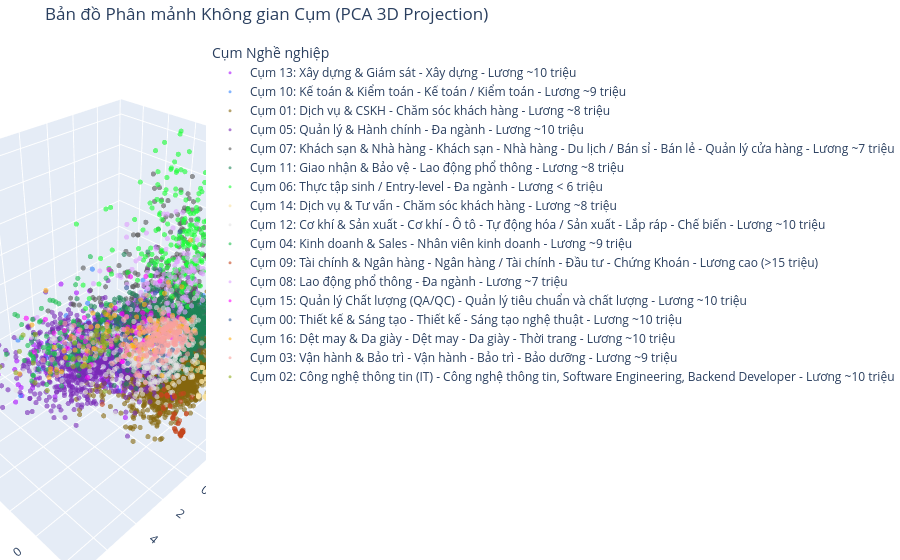

The code cell stored with this chart in its notebook:
### Markdown cell above
## 4. Trực quan hóa ranh giới hình học bằng PCA (2D Projection)

### Code cell
from sklearn.decomposition import PCA
import plotly.express as px

print("Loading 169D features...")
train_data = np.load("../results/features_train.npz")
X_train = train_data["features_169d"]
labels = df_train['cluster_id'].values
labels_text = df_train['cluster_label'].values

# Lấy mẫu 10,000 điểm để chạy PCA nhanh và biểu đồ không bị rối
np.random.seed(42)
sample_idx = np.random.choice(len(X_train), 10000, replace=False)
X_sample = X_train[sample_idx]
labels_sample = labels_text[sample_idx]  # Hiển thị tên cụm thay vì số ID

print("Running PCA projection to 3D...")
pca = PCA(n_components=3, random_state=42)
X_pca = pca.fit_transform(X_sample)

pca_df = pd.DataFrame({
    'PC1': X_pca[:, 0],
    'PC2': X_pca[:, 1],
    'PC3': X_pca[:, 2],
    'Cụm Nghề nghiệp': labels_sample
})

fig = px.scatter_3d(pca_df, x='PC1', y='PC2', z='PC3',
              color='Cụm Nghề nghiệp',
              opacity=0.6,
              title='Bản đồ Phân mảnh Không gian Cụm (PCA 3D Projection)',
              color_discrete_sequence=px.colors.qualitative.Alphabet)

fig.update_traces(marker=dict(size=3))
fig.update_layout(margin=dict(l=0, r=0, b=0, t=40))
fig.write_html('../plots/05_pca_clusters_3d.html')
fig.show()
print("Visualization phase complete! 3D plot saved as HTML.")

### Figure 1 — Plotly figure (JSON) as saved in the notebook; plotly's stock layout.template omitted (floating-point values rounded to 4 significant figures; data arrays with more than 128 entries replaced by an {"elided": "..."} marker saying what was removed)
{"data": [{"hovertemplate": "Cụm Nghề nghiệp=Cụm 13: Xây dựng & Giám sát - Xây dựng - Lương ~10 triệu<br>PC1=%{x}<br>PC2=%{y}<br>PC3=%{z}<extra></extra>", "legendgroup": "Cụm 13: Xây dựng & Giám sát - Xây dựng - Lương ~10 triệu", "marker": {"color": "#AA0DFE", "opacity": 0.6, "size": 3, "symbol": "circle"}, "mode": "markers", "name": "Cụm 13: Xây dựng & Giám sát - Xây dựng - Lương ~10 triệu", "scene": "scene", "showlegend": true, "type": "scatter3d", "x": {"elided": "657 float values"}, "y": {"elided": "657 float values"}, "z": {"elided": "657 float values"}}, {"hovertemplate": "Cụm Nghề nghiệp=Cụm 10: Kế toán & Kiểm toán - Kế toán / Kiểm toán - Lương ~9 triệu<br>PC1=%{x}<br>PC2=%{y}<br>PC3=%{z}<extra></extra>", "legendgroup": "Cụm 10: Kế toán & Kiểm toán - Kế toán / Kiểm toán - Lương ~9 triệu", "marker": {"color": "#3283FE", "opacity": 0.6, "size": 3, "symbol": "circle"}, "mode": "markers", "name": "Cụm 10: Kế toán & Kiểm toán - Kế toán / Kiểm toán - Lương ~9 triệu", "scene": "scene", "showlegend": true, "type": "scatter3d", "x": {"elided": "1100 float values"}, "y": {"elided": "1100 float values"}, "z": {"elided": "1100 float values"}}, {"hovertemplate": "Cụm Nghề nghiệp=Cụm 01: Dịch vụ & CSKH - Chăm sóc khách hàng - Lương ~8 triệu<br>PC1=%{x}<br>PC2=%{y}<br>PC3=%{z}<extra></extra>", "legendgroup": "Cụm 01: Dịch vụ & CSKH - Chăm sóc khách hàng - Lương ~8 triệu", "marker": {"color": "#85660D", "opacity": 0.6, "size": 3, "symbol": "circle"}, "mode": "markers", "name": "Cụm 01: Dịch vụ & CSKH - Chăm sóc khách hàng - Lương ~8 triệu", "scene": "scene", "showlegend": true, "type": "scatter3d", "x": {"elided": "2206 float values"}, "y": {"elided": "2206 float values"}, "z": {"elided": "2206 float values"}}, {"hovertemplate": "Cụm Nghề nghiệp=Cụm 05: Quản lý & Hành chính - Đa ngành - Lương ~10 triệu<br>PC1=%{x}<br>PC2=%{y}<br>PC3=%{z}<extra></extra>", "legendgroup": "Cụm 05: Quản lý & Hành chính - Đa ngành - Lương ~10 triệu", "marker": {"color": "#782AB6", "opacity": 0.6, "size": 3, "symbol": "circle"}, "mode": "markers", "name": "Cụm 05: Quản lý & Hành chính - Đa ngành - Lương ~10 triệu", "scene": "scene", "showlegend": true, "type": "scatter3d", "x": {"elided": "2619 float values"}, "y": {"elided": "2619 float values"}, "z": {"elided": "2619 float values"}}, {"hovertemplate": "Cụm Nghề nghiệp=Cụm 07: Khách sạn & Nhà hàng - Khách sạn - Nhà hàng - Du lịch / Bán sỉ - Bán lẻ - Quản lý cửa hàng - Lương ~7 triệu<br>PC1=%{x}<br>PC2=%{y}<br>PC3=%{z}<extra></extra>", "legendgroup": "Cụm 07: Khách sạn & Nhà hàng - Khách sạn - Nhà hàng - Du lịch / Bán sỉ - Bán lẻ - Quản lý cửa hàng - Lương ~7 triệu", "marker": {"color": "#565656", "opacity": 0.6, "size": 3, "symbol": "circle"}, "mode": "markers", "name": "Cụm 07: Khách sạn & Nhà hàng - Khách sạn - Nhà hàng - Du lịch / Bán sỉ - Bán lẻ - Quản lý cửa hàng - Lương ~7 triệu", "scene": "scene", "showlegend": true, "type": "scatter3d", "x": {"elided": "526 float values"}, "y": {"elided": "526 float values"}, "z": {"elided": "526 float values"}}, {"hovertemplate": "Cụm Nghề nghiệp=Cụm 11: Giao nhận & Bảo vệ - Lao động phổ thông - Lương ~8 triệu<br>PC1=%{x}<br>PC2=%{y}<br>PC3=%{z}<extra></extra>", "legendgroup": "Cụm 11: Giao nhận & Bảo vệ - Lao động phổ thông - Lương ~8 triệu", "marker": {"color": "#1C8356", "opacity": 0.6, "size": 3, "symbol": "circle"}, "mode": "markers", "name": "Cụm 11: Giao nhận & Bảo vệ - Lao động phổ thông - Lương ~8 triệu", "scene": "scene", "showlegend": true, "type": "scatter3d", "x": {"elided": "1086 float values"}, "y": {"elided": "1086 float values"}, "z": {"elided": "1086 float values"}}, {"hovertemplate": "Cụm Nghề nghiệp=Cụm 06: Thực tập sinh / Entry-level - Đa ngành - Lương < 6 triệu<br>PC1=%{x}<br>PC2=%{y}<br>PC3=%{z}<extra></extra>", "legendgroup": "Cụm 06: Thực tập sinh / Entry-level - Đa ngành - Lương < 6 triệu", "marker": {"color": "#16FF32", "opacity": 0.6, "size": 3, "symbol": "circle"}, "mode": "markers", "name": "Cụm 06: Thực tập sinh / Entry-level - Đa ngành - Lương < 6 triệu", "scene": "scene", "showlegend": true, "type": "scatter3d", "x": {"elided": "216 float values"}, "y": {"elided": "216 float values"}, "z": {"elided": "216 float values"}}, {"hovertemplate": "Cụm Nghề nghiệp=Cụm 14: Dịch vụ & Tư vấn - Chăm sóc khách hàng - Lương ~8 triệu<br>PC1=%{x}<br>PC2=%{y}<br>PC3=%{z}<extra></extra>", "legendgroup": "Cụm 14: Dịch vụ & Tư vấn - Chăm sóc khách hàng - Lương ~8 triệu", "marker": {"color": "#F7E1A0", "opacity": 0.6, "size": 3, "symbol": "circle"}, "mode": "markers", "name": "Cụm 14: Dịch vụ & Tư vấn - Chăm sóc khách hàng - Lương ~8 triệu", "scene": "scene", "showlegend": true, "type": "scatter3d", "x": [-2.077, -1.615, -1.62, -1.63, -1.845, -1.959, -2.228, -1.769, -2.089, -1.589, -1.752, -2.015, -2.147, -1.618, -1.951, -2.123, -1.761, -1.609, -1.762, -1.099, -2.081, -1.936, -1.115, -1.328, -1.771, -2.082, -1.952, -2.069, -0.5852, -1.954, -1.618, -1.622, -2.221, -2.117, -1.104, -2.092, -1.133, -1.945, -1.762, -2.177, -1.954, -1.434, -1.112, -2.158, -1.123, -1.732, -0.236, -2.077, -2.097, -1.575, -1.5, -1.832, -1.565, -2.083, -1.614, -1.963, -1.111, -1.616, -1.827, -1.57, -1.593, -1.755, -2.118, -1.84, -1.941, -1.915, -1.748, -1.768, -1.974, -2.085, -2.059, -1.253, -2.083, -1.959, -2.161, -1.766, -1.94, -1.578, -1.627, -0.2062, -1.742, -1.955, -1.821, -1.95, -1.487, -1.836, -1.505, -1.903, -1.096, -2.172, -1.85, -1.262, -1.941], "y": [2.129, 2.294, 2.301, 0.2327, 1.371, 2.447, 2.151, 2.4, 2.122, 2.434, 2.376, 2.15, 2.193, 2.303, 2.393, 2.127, 2.38, 2.333, 2.383, 2.261, 2.122, 2.411, 2.239, 1.683, 2.365, 2.147, 2.449, 2.135, 0.9952, 2.439, 2.306, 1.941, 2.142, 1.997, 2.247, 2.16, 2.227, 2.42, 2.382, 2.125, 1.914, 1.812, 2.25, 2.187, 2.247, 2.31, 1.524, 2.135, 2.137, 1.648, 2.33, 2.377, 2.035, 2.123, 2.302, 2.407, 2.247, 2.291, 2.442, 2.436, 2.451, -0.1294, 2.015, 2.417, 2.43, 2.42, -0.1184, 2.4, 2.422, 2.123, 2.161, 1.668, 2.125, 2.413, 2.177, 2.378, 2.397, 2.044, 1.95, 1.016, 1.766, 2.424, 2.45, 2.105, 2.212, 2.427, 2.334, 2.389, 1.658, 2.185, 2.469, 1.671, 2.41], "z": [-1.652, -3.015, -3.004, -1.424, -1.052, -2.089, -1.453, -2.335, -1.635, -2.988, -2.339, -1.731, -1.587, -3.003, -2.086, -1.562, -2.346, -3.032, -2.34, -2.702, -1.636, -2.127, -2.667, -0.9946, -2.324, -1.629, -2.075, -1.668, -2.297, -2.081, -3.003, -1.293, -1.459, -1.651, -2.696, -1.613, -2.614, -2.077, -2.342, -1.533, -1.801, -1.435, -2.675, -1.592, -2.662, -2.859, -1.184, -1.628, -1.628, -1.1, -1.729, -2.238, -2.119, -1.626, -3.006, -2.079, -2.673, -3.019, -2.25, -3.015, -2.981, -1.055, -1.647, -2.241, -2.14, -2.164, -1.079, -2.332, -2.036, -1.641, -1.669, -1.865, -1.644, -2.102, -1.509, -2.349, -2.096, -2.112, -1.292, -2.295, -1.478, -2.144, -2.268, -2.543, -1.36, -2.26, -1.721, -2.17, -1.23, -1.55, -2.285, -1.825, -2.098]}, {"hovertemplate": "Cụm Nghề nghiệp=Cụm 12: Cơ khí & Sản xuất - Cơ khí - Ô tô - Tự động hóa / Sản xuất - Lắp ráp - Chế biến - Lương ~10 triệu<br>PC1=%{x}<br>PC2=%{y}<br>PC3=%{z}<extra></extra>", "legendgroup": "Cụm 12: Cơ khí & Sản xuất - Cơ khí - Ô tô - Tự động hóa / Sản xuất - Lắp ráp - Chế biến - Lương ~10 triệu", "marker": {"color": "#E2E2E2", "opacity": 0.6, "size": 3, "symbol": "circle"}, "mode": "markers", "name": "Cụm 12: Cơ khí & Sản xuất - Cơ khí - Ô tô - Tự động hóa / Sản xuất - Lắp ráp - Chế biến - Lương ~10 triệu", "scene": "scene", "showlegend": true, "type": "scatter3d", "x": {"elided": "690 float values"}, "y": {"elided": "690 float values"}, "z": {"elided": "690 float values"}}, {"hovertemplate": "Cụm Nghề nghiệp=Cụm 04: Kinh doanh & Sales - Nhân viên kinh doanh - Lương ~9 triệu<br>PC1=%{x}<br>PC2=%{y}<br>PC3=%{z}<extra></extra>", "legendgroup": "Cụm 04: Kinh doanh & Sales - Nhân viên kinh doanh - Lương ~9 triệu", "marker": {"color": "#1CBE4F", "opacity": 0.6, "size": 3, "symbol": "circle"}, "mode": "markers", "name": "Cụm 04: Kinh doanh & Sales - Nhân viên kinh doanh - Lương ~9 triệu", "scene": "scene", "showlegend": true, "type": "scatter3d", "x": [-3.181, -1.486, -2.342, 1.667, 1.362, -1.346, 1.173, -1.067, -0.6775, -2.279, -1.863, 0.5764, -1.367, 2.507, -0.2895, -1.711, -1.097, -0.6314, -0.3584, 1.095, -2.754, 3.345, 2.206, -0.5217, -3.957, 1.064, 1.653, 2.218, 2.753, 3.037, 2.881, -0.6455, 2.432, 3.427, -2.374, 0.4099, 3.334, 2.088, 2.802, 1.866, 0.8591, -3.903, 1.87, 2.615, -0.8299, 6.702, -5.384, -3.284, 0.8244, -3.31, 2.756, -1.152, 1.753, -2.07, -3.549, 2.779, -0.5943, -3.003, 1.968, 3.521, -0.3322, 2.839, 2.426, 0.5771, -3.284, 2.224, 1.699, -0.6996, 0.4031, 2.939, -1.334, -3.987, 0.8698, -1.057, 0.5807, 1.915, 1.026, 3.197, -0.613, -0.1325, -1.336, 1.925, 0.8071, -3.568, -1.192, -1.859, 1.877, 2.629, 1.65, -3.166, 0.4403, -0.1709], "y": [-4.615, -6.592, -11.41, -5.955, -5.804, -7.186, -7.184, -4.894, -4.822, -5.18, -4.869, -6.158, -7.167, -5.846, -5.678, -4.576, -5.911, -5.28, -6.682, -5.783, -8.858, -7.55, -5.36, -5.835, -8.394, -7.233, -7.158, -5.399, -5.894, -5.681, -6.058, -5.168, -7.414, -5.021, -5.162, -5.428, -5.944, -4.917, -6.24, -5.722, -5.265, -6.984, -7.244, -7.398, -5.28, -6.701, -7.225, -11.31, -5.888, -10.77, -6.041, -6.021, -5.752, -5.493, -4.878, -4.413, -5.167, -11.3, -5.067, -5.738, -7.117, -5.835, -4.726, -5.346, -11.05, -5.319, -6.252, -5.805, -5.797, -6.426, -6.747, -7.075, -4.389, -5.32, -7.396, -6.051, -5.679, -4.977, -3.528, -5.738, -5.468, -7.053, -5.333, -9.139, -5.343, -5.17, -7.345, -3.81, -5.928, -8.903, -5.298, -5.729], "z": [-2.436, -3.417, -4.929, -2.792, -3.275, -3.248, -1.871, -4.322, -4.232, -3.114, -3.991, -3.443, -3.181, -3.699, -3.901, -4.159, -3.994, -4.299, -3.103, -2.787, -5.958, -3.141, -3.156, -3.195, -0.3624, -1.882, -1.429, -3.608, -2.773, -3.689, -4.463, -4.349, -0.9077, -1.997, -3.687, -3.999, -2.616, -2.259, -2.065, -2.303, -3.454, -3.095, -3.907, -0.7089, -4.583, -3.414, -1.826, -4.718, -2.121, -4.715, -4.122, -3.893, -4.455, -2.577, -2.209, -1.513, -4.552, -4.548, -3.135, -0.8395, -2.676, -2.528, -1.457, -3.62, -4.71, -2.357, -5.625, -3.412, -4.12, -0.6944, -3.178, -1.311, -3.426, -3.476, -3.34, -2.617, -2.3, -1.495, -3.102, -3.315, -3.89, -2.818, -4.082, -2.085, -3.472, -3.016, -3.883, -3.509, -2.774, -2.256, -3.743, -4.99]}, {"hovertemplate": "Cụm Nghề nghiệp=Cụm 09: Tài chính & Ngân hàng - Ngân hàng / Tài chính - Đầu tư - Chứng Khoán - Lương cao (>15 triệu)<br>PC1=%{x}<br>PC2=%{y}<br>PC3=%{z}<extra></extra>", "legendgroup": "Cụm 09: Tài chính & Ngân hàng - Ngân hàng / Tài chính - Đầu tư - Chứng Khoán - Lương cao (>15 triệu)", "marker": {"color": "#C4451C", "opacity": 0.6, "size": 3, "symbol": "circle"}, "mode": "markers", "name": "Cụm 09: Tài chính & Ngân hàng - Ngân hàng / Tài chính - Đầu tư - Chứng Khoán - Lương cao (>15 triệu)", "scene": "scene", "showlegend": true, "type": "scatter3d", "x": [-1.031, -0.1937, 0.0208, -0.4377, 0.2219, -0.3356, -0.3696, -0.4391, -0.3307, -0.4238, 0.01829, 0.05013, -0.3657, 0.05415, 0.06199, -0.2169, -0.4491, -0.3541, -0.4949, 0.07822, -0.6674, -0.1929, -0.3074, -0.2225, -0.3165, -0.3607, -0.4333, -0.4483, 0.08335, -0.4499, 0.1082, 0.0228, -0.3325, -0.3362, -0.4482, -0.4348, -0.4285, -0.34, -0.4474, -0.4504, -0.7871, -0.4087, 0.07243, 0.2201, 0.04152, -0.332, -0.4494, -0.8256, -0.8562, -0.4261, 0.08286, -0.4507, -0.443, -0.3288, -0.3334, -1.068, 0.02276, -0.5063, 0.07454, -0.3136, -0.4308, 0.08487, -1.229, -0.4221, -0.313, 0.07948, -0.32, 0.0694, 2.414, 0.07244, -0.4371, -0.4329, -0.7746, 0.06596, -0.3208, 0.08335, -0.7631, 0.06997], "y": [0.2064, 1.853, 0.9467, 1.986, 0.952, 1.961, 1.944, 1.97, 1.991, 1.987, 1.626, 1.743, 1.978, 1.214, 1.85, 1.205, 1.968, 1.983, 1.972, 1.205, 1.488, 1.824, 1.829, 1.238, 1.992, 1.984, 2.002, 2.012, 1.204, 1.986, 1.687, 1.66, 1.963, 1.923, 1.273, 2.006, 2.014, 1.987, 1.992, 1.98, 1.86, 1.315, 1.211, 0.9628, 1.204, 1.923, 1.965, 1.416, 1.818, 1.993, 1.178, 1.988, 1.986, 1.957, 1.956, 0.1409, 1.63, 1.205, 1.193, 1.947, 1.974, 1.217, 1.801, 1.96, 1.952, 1.715, 1.978, 1.91, -0.9957, 1.83, 1.997, 1.986, 1.57, 1.191, 1.981, 1.204, 0.1973, 1.936], "z": [-4.932, -4.189, -2.317, -4.946, -2.533, -5.034, -4.993, -4.919, -5.086, -4.936, -3.776, -3.44, -5.025, -2.592, -4.422, -3.433, -4.923, -5.059, -4.832, -2.517, -2.736, -4.245, -4.107, -3.46, -5.118, -5.035, -4.883, -4.917, -2.522, -4.942, -3.755, -3.818, -5.052, -4.976, -2.92, -4.903, -4.888, -5.061, -4.928, -4.925, -3.923, -2.894, -2.534, -2.585, -2.583, -5.042, -4.886, -3.413, -4.029, -4.85, -2.508, -4.936, -4.885, -5.058, -5.029, -4.888, -3.83, -2.915, -2.5, -5.075, -4.859, -2.513, -3.127, -4.851, -5.015, -3.456, -5.045, -4.514, -3.038, -4.401, -4.965, -4.913, -2.708, -2.496, -5.06, -2.522, -5.089, -4.542]}, {"hovertemplate": "Cụm Nghề nghiệp=Cụm 08: Lao động phổ thông - Đa ngành - Lương ~7 triệu<br>PC1=%{x}<br>PC2=%{y}<br>PC3=%{z}<extra></extra>", "legendgroup": "Cụm 08: Lao động phổ thông - Đa ngành - Lương ~7 triệu", "marker": {"color": "#DEA0FD", "opacity": 0.6, "size": 3, "symbol": "circle"}, "mode": "markers", "name": "Cụm 08: Lao động phổ thông - Đa ngành - Lương ~7 triệu", "scene": "scene", "showlegend": true, "type": "scatter3d", "x": [-4.487, -2.174, -1.585, -4.28, -1.309, -3.225, -3.893, -4.881, -2.896, -2.178, -4.283, -4.901, -1.426, -3.174, -5.147, -5.23, -3.538, -2.587, -2.786, -4.803, -3.518, -5.657, -2.623, -3.392, -1.898, -3.355, -6.283, -4.367, -1.924, -2.106, -0.8826, -3.087, -2.259, 3.585, -2.271, -2.013, -4.104, -3.732, -3.969, -1.719, 0.7577, -4.828, -2.557, -4.06, -2.159, -6.772, -3.013, -5.136, -5.74, -4.362, -4.604, -4.149, -0.5081, -1.533, 0.5196, -1.615, -5.871, -1.422, -6.188, -6.319, -4.956, -4.647, -0.0689, -3.322, -5.245, -2.603, 1.861, -5.007, -1.904, -3.539, -3.459, -2.569, -3.611, -2.709, 0.1148, -1.974, -2.387, -4.555, -3.475, -3.457, -2.466, -4.506, -3.636, -5.248, -3.558, -2.817, -5.176, -4.843, -5.158, -4.176, -1.68, -1.978, -3.028, -3.843, -3.314, -4.7, -1.857, -4.02, -2.018, -5.217, -3.365, 0.2353, -3.085, -3.685, -4.467, -0.7278, -4.042, -5.003, -3.244, -1.721, -1.691, -1.673, -0.5781, -3.133, -2.193, -4.417, 0.2936, -0.8802, -2.377, -4.565, -3.751, -1.439, -0.9897, -5.109, -1.239, -4.619, -5.527, -5.168], "y": [-1.425, -1.345, -1.864, -1.476, -0.8668, -1.89, -0.7866, -1.466, -0.4305, -0.8684, -2.055, -1.697, -1.222, -4.04, -1.664, -1.726, -1.895, -1.23, -2.226, -2.509, -1.193, -1.49, -4.255, -3.971, -0.8409, -0.809, -3.982, -1.304, -4.021, -0.6324, -4.478, -0.7274, -2.349, -4.22, -1.065, -3.263, -2.341, -0.7538, -2.391, -3.746, -1.054, -2.99, -1.682, -2.289, -1.138, -3.905, -0.7506, -2.101, -4.043, -0.7179, -2.396, -1.285, -2.13, -2.028, -3.505, -2.36, -2.13, -1.233, -2.481, -4.608, -1.947, -1.212, -1.096, -1.445, -3.706, -0.1814, -3.24, -1.533, -0.5802, -0.7764, -0.751, -0.8876, -1.76, -0.5797, -1.562, -2.189, -1.826, -0.8207, -1.138, -1.728, 0.07203, -1.136, -2.968, -1.112, -0.8084, -1.518, -3.968, -4.063, -1.138, -1.61, -1.218, -1.921, -0.6859, -0.627, -1.476, -2.046, -1.997, -1.725, -1.669, -1.103, -1.479, -0.6558, -0.8576, -2.149, -0.4116, -2.303, -1.078, -2.256, -0.6066, -2.269, -0.9971, -1.866, -1.185, -4.729, -1.289, -1.33, -3.484, -3.185, -0.6247, -4.585, -1.714, -1.371, -0.9942, -1.289, -1.512, -1.073, -1.724, -1.885], "z": [1.621, 1.796, 1.949, 1.646, 2.591, 0.768, 1.335, 1.386, -1.287, -0.8453, 2.101, 0.5469, -1.027, 1.583, 1.863, 1.134, 1.354, 0.5372, 1.836, 2.633, 1.727, 2.808, 3.169, 1.661, 2.405, 0.729, 3.405, 0.5584, 1.257, -2.342, 1.778, 0.1672, 1.039, 1.28, 1.912, 1.919, -1.248, 1.442, -0.7878, 1.341, 3.346, 3.342, 1.785, -1.303, 0.1525, 3.206, 0.1205, 1.764, 1.915, 0.3383, 1.033, 1.695, -2.339, 1.802, 2.117, -1.62, 2.56, 1.601, 3.242, 3.013, 2.174, 2.19, 1.466, 2.604, 1.571, -1.444, -0.166, 1.403, 0.5282, 0.4633, 1.067, 0.5446, 2.114, -0.611, -2.084, 2.227, 1.597, 0.4041, -0.4846, 0.65, 1.407, 1.619, -0.6917, 1.15, -0.3335, -1.429, 3.68, 1.618, 1.218, 1.542, 2.07, 0.2306, 0.8641, 0.01571, 1.659, 2.234, -0.9173, 0.9183, 1.819, 1.507, -1.356, 2.842, 0.285, 1.348, 0.168, 0.9335, 1.836, 1.139, 0.8896, 0.8055, 2.558, 1.527, -3.098, 3.539, 2.437, 1.533, -0.6476, 2.089, -0.09025, 2.52, 2.287, 0.01837, 0.6947, 1.546, 2.223, 1.005, 1.883, 1.334]}, {"hovertemplate": "Cụm Nghề nghiệp=Cụm 15: Quản lý Chất lượng (QA/QC) - Quản lý tiêu chuẩn và chất lượng - Lương ~10 triệu<br>PC1=%{x}<br>PC2=%{y}<br>PC3=%{z}<extra></extra>", "legendgroup": "Cụm 15: Quản lý Chất lượng (QA/QC) - Quản lý tiêu chuẩn và chất lượng - Lương ~10 triệu", "marker": {"color": "#FE00FA", "opacity": 0.6, "size": 3, "symbol": "circle"}, "mode": "markers", "name": "Cụm 15: Quản lý Chất lượng (QA/QC) - Quản lý tiêu chuẩn và chất lượng - Lương ~10 triệu", "scene": "scene", "showlegend": true, "type": "scatter3d", "x": [-1.886, 0.7991, 0.6233, 3.572, 0.5958, 2.836, -0.5398, -0.7094, 1.973, 2.795, 1.097, 0.3611, 2.414, -0.8144, 1.819, 3.848, 0.7612, -1.731, 0.1133, 1.307, 0.3341, -0.7062, 0.7634, -0.1519, -0.9448, 1.021, -1.435, 1.334, -0.9654, 1.801, 0.8843, 1.478, 5.212, 2.291, -0.4199, -2.632, 1.112, 1.571, 0.1427, 0.8143, -0.7006, 5.458, 3.595, 2.36, 0.3935, 1.204, 1.334, 1.998, 0.4213, 0.5528, -0.6727, 2.894, 2.469, 1.641, 0.2723, 1.597, -0.6688, 4.37, -1.764, 3.228, 1.679, -0.8594, 4.33, 2.832, 0.2303], "y": [-2.201, 0.2057, -0.5009, -2.27, -1.947, -2.145, 0.01785, -1.125, -1.409, -1.732, -1.902, -0.3128, -2.174, -0.5807, -0.6045, -1.797, -1.021, 0.1354, -0.09917, -0.1861, 0.4622, -0.01279, 0.6433, -0.2944, -3.867, 0.3872, -2.832, -1.676, 0.1465, -0.3943, 0.1435, 0.2963, -2.484, 0.4399, 0.2291, -1.866, -0.2236, -0.521, -1.744, -0.1366, 0.02672, -2.548, -0.7839, -0.4607, 0.009274, 0.2376, 0.6345, 0.8798, -1.235, 0.2962, 0.1242, -1.51, -2.324, -0.4172, -1.771, -0.1391, 0.6444, -2.075, 0.4093, -2.234, -0.3258, -1.42, -2.665, -1.316, -0.4162], "z": [2.022, 0.632, 0.7766, 1.563, 1.47, 1.193, 0.4173, 0.4099, 0.1671, 0.7837, 0.0542, 1.626, 1.734, 0.2123, 1.206, 0.9471, 1.537, 0.7775, 0.8818, 0.9066, -0.1607, -0.177, 0.7775, 1.648, 2.107, 0.6519, 1.933, 1.143, 1.295, 0.4754, 1.379, 0.7995, 1.125, 1.174, 0.1653, 1.556, 1.517, -0.4595, 0.03946, 1.244, 0.3675, 3.12, 1.063, 0.9822, 1.113, 0.4867, 1.386, 0.8272, 0.5998, 1.355, 1.241, -1.263, 0.5149, -0.3585, 1.053, 0.2865, 0.394, 1.98, 0.7263, 1.033, 0.8012, 0.701, 2.393, -0.356, -0.03901]}, {"hovertemplate": "Cụm Nghề nghiệp=Cụm 00: Thiết kế & Sáng tạo - Thiết kế - Sáng tạo nghệ thuật - Lương ~10 triệu<br>PC1=%{x}<br>PC2=%{y}<br>PC3=%{z}<extra></extra>", "legendgroup": "Cụm 00: Thiết kế & Sáng tạo - Thiết kế - Sáng tạo nghệ thuật - Lương ~10 triệu", "marker": {"color": "#325A9B", "opacity": 0.6, "size": 3, "symbol": "circle"}, "mode": "markers", "name": "Cụm 00: Thiết kế & Sáng tạo - Thiết kế - Sáng tạo nghệ thuật - Lương ~10 triệu", "scene": "scene", "showlegend": true, "type": "scatter3d", "x": [0.6295, -0.5136, 1.443, -1.835, -0.381, 0.9189, 0.6106, 3.172, 2.625, 0.3122, 0.7878, -1.427, 0.3613, -0.4751, 0.05721, -0.09366, 0.7799, 0.5068, 0.5412, 0.5527, 0.2494, 0.249, -1.196, 2.196, -0.5063, -0.8501, 0.1933, -0.07678, -0.7356, 2.379, -1.758, -3.609, -0.8, 0.1731, 1.502, -1.339, 2.335, 0.656, -2.097, 0.6296, 0.2771, 0.5793, -1.435, 0.9378, 0.3405, -0.03692, -5.847], "y": [-0.2049, -0.1174, -0.2451, 0.4849, 0.4003, 0.2423, 0.04429, -1.913, -0.2104, 0.382, -1.042, -0.02412, 0.1066, 0.1778, 0.4846, 0.3594, -1.211, 0.1323, -0.6025, -1.439, -1.806, -0.09086, -2.855, -0.05345, 0.1116, 0.1275, 0.764, 0.3127, 0.6889, -1.503, 0.1225, -2.71, 0.08549, 0.08111, -0.1347, -1.012, 0.06973, 0.04111, -1.701, 0.8911, -0.1697, 0.9164, 0.548, -1.514, 0.09162, -0.04924, -3.29], "z": [0.01446, -0.3161, -0.4836, -0.4618, -0.6697, 0.5573, 0.9275, 0.6211, 0.1351, 0.7276, 0.1319, 0.5304, 0.3492, 0.6864, -0.2096, 0.2945, -0.2727, 0.3822, 0.2612, 0.122, 0.5685, 0.3222, 1.365, 0.8517, 0.02467, 0.2614, 0.4795, -0.2632, -0.3861, 0.2114, -0.1714, 1.425, -0.1689, -0.3504, 0.9735, -1.038, -0.1948, 0.2316, 1.171, 1.097, 0.7706, -0.1143, -0.07337, 0.8095, 1.112, 0.4844, 2.59]}, {"hovertemplate": "Cụm Nghề nghiệp=Cụm 16: Dệt may & Da giày - Dệt may - Da giày - Thời trang - Lương ~10 triệu<br>PC1=%{x}<br>PC2=%{y}<br>PC3=%{z}<extra></extra>", "legendgroup": "Cụm 16: Dệt may & Da giày - Dệt may - Da giày - Thời trang - Lương ~10 triệu", "marker": {"color": "#FEAF16", "opacity": 0.6, "size": 3, "symbol": "circle"}, "mode": "markers", "name": "Cụm 16: Dệt may & Da giày - Dệt may - Da giày - Thời trang - Lương ~10 triệu", "scene": "scene", "showlegend": true, "type": "scatter3d", "x": [0.3956, 4.661, 6.503, 1.218, -1.963, 2.053, 0.6997, 0.1773, 0.7408, 0.9146, 1.425, -0.8012, 1.731, 0.4342, -0.5052, 1.522, -0.1597, -1.2, 0.4833, 4.988, 0.4557, -0.2455, 1.602, 3.806, -0.07618, 1.827, -1.674, 1.748, 0.09749, 4.912, -3.367, 0.3334, -0.9899, 2.291, -0.05969, 1.124, 1.358, 1.969, -0.8278, -0.943, 4.248, 1.277, -0.07867, -2.522, 0.1823, -1.34, 3.135, -0.2341, 3.257, -4.996, 2.507, 4.736, 1.219, 0.1123, 0.3765, -0.8329, -1.229, -2.174, 0.855, -1.17, 2.682, 3.516, -1.676, 2.579, 0.2484, 0.3941, 0.7493, 3.824, 2.087, 0.9482, 4.26, -0.83, 0.5509, 1.033, 0.3771, -1.228, 3.176, -2.976, -0.3858, 1.528, -0.9475, -1.809, 1.024, 1.789, 0.5866, 5.196, 2.281, 3.335, 1.012, -1.054, 1.157, -0.04335, -1.212, 0.6185, -0.02787, 0.5546, 0.6125, 2.272, 0.9006, 0.6965, 1.911, -0.7666, 1.435, 0.9188, 0.09895], "y": [0.6974, -1.688, -1.968, -1.95, 0.1626, -1.246, -0.281, 0.8565, 0.2826, 0.5184, 0.43, 0.3432, 0.4458, 0.8665, 0.6351, -2.525, 0.3253, 0.7645, -0.1789, -1.758, -0.3927, -0.8128, -0.1882, -2.09, 0.05648, 0.2224, 0.8117, 0.8307, 0.6654, -1.947, -1.016, 0.5516, 0.9561, 0.4283, 1.127, -1.707, -1.762, 0.5632, 0.4285, 0.4819, -1.497, 0.07659, 0.2396, -1.444, 0.1483, 0.0791, -3.99, 0.2141, -1.306, -1.922, -1.344, -2.002, -1.882, 0.4001, 0.3702, 0.2952, 0.7969, 0.8858, 0.3176, 0.7075, -1.456, -1.663, 0.8171, -0.4557, 0.4261, 0.1489, -0.08709, -2.772, 0.5707, 0.3279, -1.82, 0.6315, 0.6107, -0.4156, 0.2354, 0.3765, -1.219, -1.59, -0.01247, 0.03464, -1.663, 0.8576, 0.2594, 0.5577, -1.968, -2.541, -1.702, -2.088, 0.9753, 0.7074, 0.7765, 0.6415, 0.07873, 1.215, -1.08, 0.2248, 0.06308, 0.2064, 0.6998, -2.099, -1.811, 0.9856, -1.618, 0.1962, 0.6675], "z": [1.397, 0.233, 0.9694, 1.419, 0.593, 0.256, 1.229, 0.9333, 0.9653, 1.233, 1.651, 0.9384, 1.464, 2.237, 1.097, 1.349, 0.7938, 0.8845, 0.9053, 0.2461, 1.064, 1.834, 1.497, 0.6067, 1.224, 1.552, 0.4428, 0.6078, 1.316, -0.2475, 1.262, 1.719, 1.471, 2.426, 1.705, 1.28, 0.4891, 1.287, 0.6249, 0.507, 0.8068, 0.7044, 1.005, 1.056, 0.6279, 1.068, 2.738, 0.9609, -0.09007, 2.974, 0.3964, 0.1396, 0.8477, 0.75, 0.6766, 0.494, 0.8102, 0.1073, 0.4181, 0.5088, 1.731, 0.7285, 0.446, 2.883, 1.249, 1.738, 1.142, 0.4292, 1.47, 0.02041, -0.2162, 0.6329, 0.2969, 1.171, 0.6042, 0.8365, 0.7462, 1.452, 1.211, 0.835, 1.324, 0.9615, 0.4449, 0.5312, 1.008, 2.621, 0.08109, 1.206, 0.7584, 0.8856, 1.087, 1.305, 0.2705, -0.8592, 1.068, 1.959, 1.182, 1.437, 0.9769, 1.599, 1.163, 1.217, 0.8006, 0.4404, 1.263]}, {"hovertemplate": "Cụm Nghề nghiệp=Cụm 03: Vận hành & Bảo trì - Vận hành - Bảo trì - Bảo dưỡng - Lương ~9 triệu<br>PC1=%{x}<br>PC2=%{y}<br>PC3=%{z}<extra></extra>", "legendgroup": "Cụm 03: Vận hành & Bảo trì - Vận hành - Bảo trì - Bảo dưỡng - Lương ~9 triệu", "marker": {"color": "#F8A19F", "opacity": 0.6, "size": 3, "symbol": "circle"}, "mode": "markers", "name": "Cụm 03: Vận hành & Bảo trì - Vận hành - Bảo trì - Bảo dưỡng - Lương ~9 triệu", "scene": "scene", "showlegend": true, "type": "scatter3d", "x": {"elided": "246 float values"}, "y": {"elided": "246 float values"}, "z": {"elided": "246 float values"}}, {"hovertemplate": "Cụm Nghề nghiệp=Cụm 02: Công nghệ thông tin (IT) - Công nghệ thông tin, Software Engineering, Backend Developer - Lương ~10 triệu<br>PC1=%{x}<br>PC2=%{y}<br>PC3=%{z}<extra></extra>", "legendgroup": "Cụm 02: Công nghệ thông tin (IT) - Công nghệ thông tin, Software Engineering, Backend Developer - Lương ~10 triệu", "marker": {"color": "#90AD1C", "opacity": 0.6, "size": 3, "symbol": "circle"}, "mode": "markers", "name": "Cụm 02: Công nghệ thông tin (IT) - Công nghệ thông tin, Software Engineering, Backend Developer - Lương ~10 triệu", "scene": "scene", "showlegend": true, "type": "scatter3d", "x": [-1.977, -2.238, 1.591, 0.6836, -3.072, -1.537, 0.5628, 1.193, -1.065, -1.023, -0.9854, -0.2575, 0.2214, -0.1036, 0.5029, -0.8379, -1.484, -1.314, -1.623, -1.016, -0.5452, -0.2213, -0.9014, 0.05731, 0.6984, -1.152, -0.708, -2.091, -1.724, -1.947, -0.1861, 1.784, -1.267, -1.163, -1.423, -0.6896, -0.3177, -1.498, 2.628, -2.705, 2.305, -1.008, 2.566, -0.03513, 1.874, -2.055], "y": [-4.839, -4.389, -5.41, -5.044, -6.337, -4.877, -9.685, -9.344, -4.696, -4.887, -4.559, -5.106, -4.769, -9.327, -5.18, -4.412, -4.764, -4.611, -4.681, -4.796, -3.745, -5.066, -4.83, -4.872, -4.846, -4.5, -5.005, -4.953, -4.718, -4.26, -6.201, -9.101, -4.717, -4.39, -4.815, -5.069, -4.802, -5.366, -9.461, -4.898, -5.473, -5.013, -6.191, -5.355, -7.124, -3.308], "z": [-2.931, -3.345, -4.243, -4.133, -2.952, -3.041, -4.551, -5.266, -3.779, -3.167, -3.126, -4.174, -4.241, -4.678, -3.775, -3.688, -4.054, -3.27, -3.576, -2.699, -5.977, -4.656, -2.416, -2.972, -2.314, -2.815, -2.914, -3.116, -3.163, -3.302, -3.304, -6.446, -2.284, -3.271, -3.291, -3.927, -4.603, -2.938, -5.696, -3.234, -5.168, -2.873, -4.883, -4.121, -4.43, -3.848]}], "layout": {"legend": {"title": {"text": "Cụm Nghề nghiệp"}, "tracegroupgap": 0}, "margin": {"b": 0, "l": 0, "r": 0, "t": 40}, "scene": {"domain": {"x": [0, 1], "y": [0, 1]}, "xaxis": {"title": {"text": "PC1"}}, "yaxis": {"title": {"text": "PC2"}}, "zaxis": {"title": {"text": "PC3"}}}, "title": {"text": "Bản đồ Phân mảnh Không gian Cụm (PCA 3D Projection)"}}}
